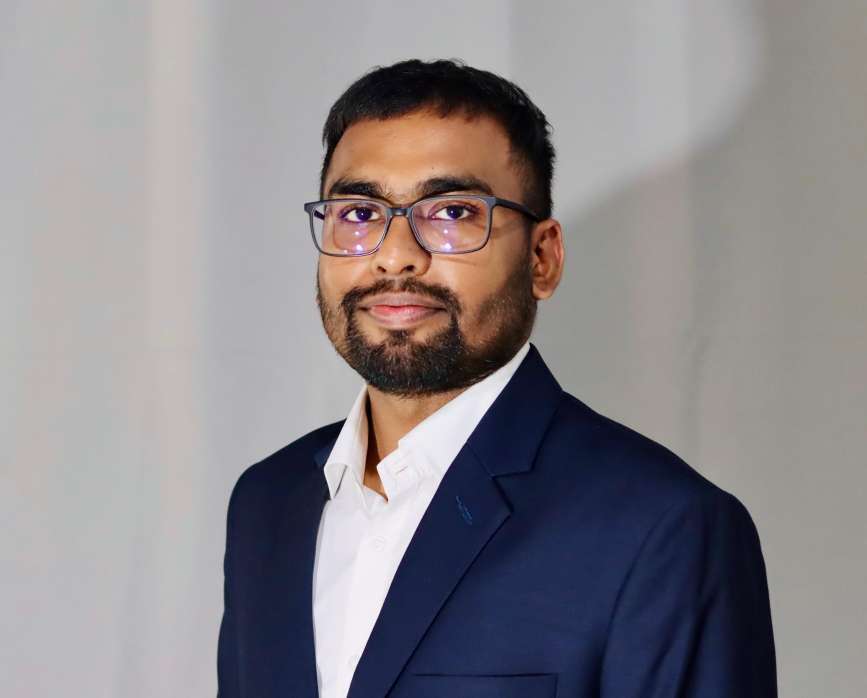
#> input picture assets/images/profile.jpg, 3468 x 2789 px, found by its file name (shown at 1/4 size)
$ python portrait.py
#> lines starting #> are read from the running program, lines starting #| are printed output that depends on the picture
# Regenerate the home page's 4:5 portrait from the master in assets/images/.
#
# Run from the repo root:  python .tools/portrait.py
#
# The home hero draws the plate at 300px wide, 4:5, so it needs a 600px variant
# for retina — the square profile-200/400 files the old hero used are a
# different crop and are still used by the styleguide's .plate specimen.
#
# Dev-only, like everything in .tools/: the site ships the JPEGs and WebPs, not
# this script or the master it reads. Pillow only; nothing here is a build step.

from PIL import Image

src = Image.open('assets/images/profile.jpg')     # 3468 x 2789
#> src is the input picture: PIL image 3468x2789 RGB; mean R, G, B 138.1, 133.9, 137
W, H = src.size
#> W = 3468; H = 2789

h = H
#> h = 2789
w = int(round(h * 4 / 5))                          # full height, 4:5 wide
#> w = 2231

# Horizontal centre of the subject, measured off a downscaled preview rather
# than guessed — a centred crop puts the head noticeably left of centre.
cx = int(W * 0.562)
#> cx = 1949
left = max(0, min(W - w, cx - w // 2))
#> left = 834

crop = src.crop((left, 0, left + w, h))
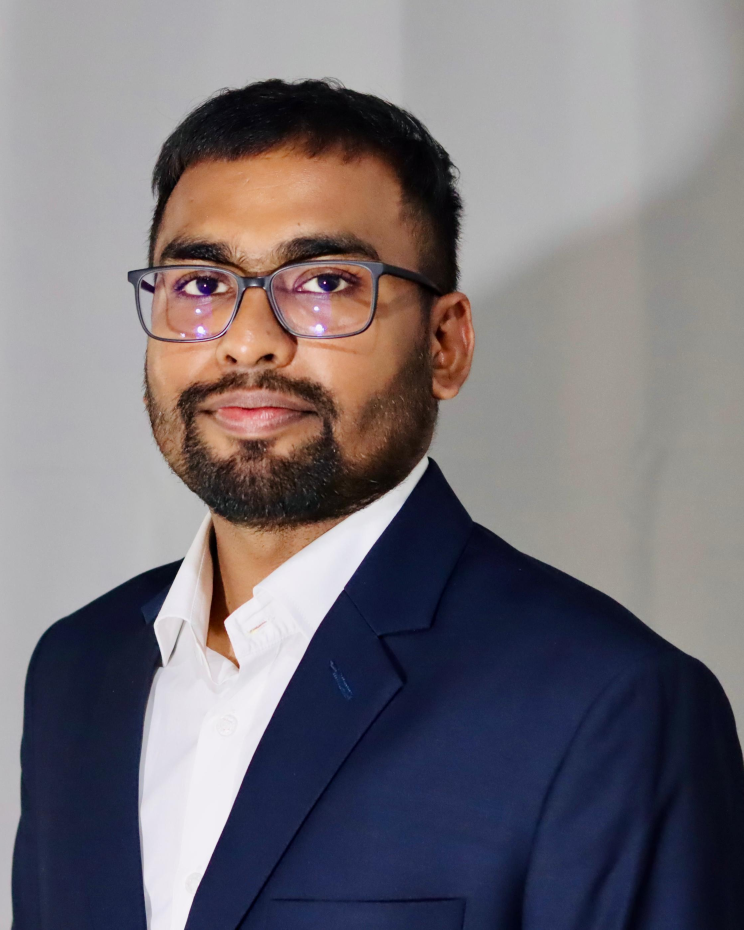
#> crop: PIL image 2231x2789 RGB (shown at 1/3 size); mean R, G, B 118, 112.5, 118.5

for width in (300, 600):
    im = crop.resize((width, int(width * 5 / 4)), Image.LANCZOS)
    im.save(f'assets/images/portrait-{width}.jpg',
            quality=86, optimize=True, progressive=True)
    im.save(f'assets/images/portrait-{width}.webp', quality=82, method=6)
    print(f'portrait-{width}  {im.size[0]}x{im.size[1]}')
#> this loop made 2 passes
#> pass 1, `im = crop.resize((width, int(width * 5 / 4)), Image.LANCZOS)`:
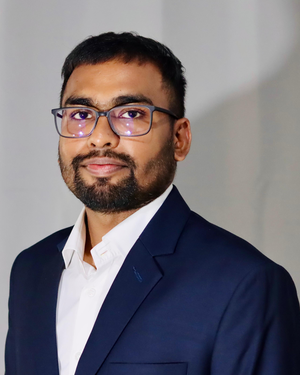
#> im: PIL image 300x375 RGB; mean R, G, B 118, 112.5, 118.5
